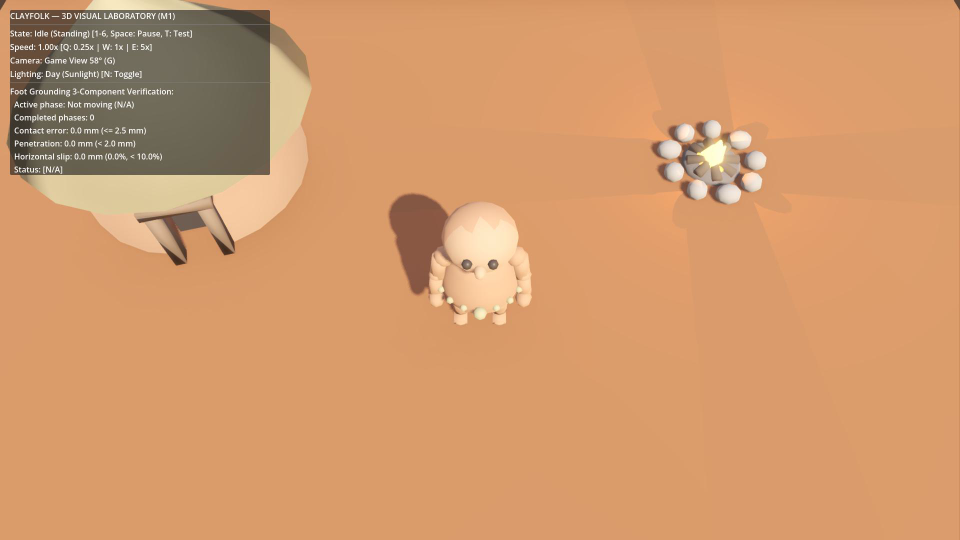
#> input picture godot/recordings/before_c02938a/tour_01_idle_game_view.png, 1920 x 1080 px, found by its file name (shown at 1/2 size)
$ python generate_comparison_sheets.py
#> lines starting #> are read from the running program, lines starting #| are printed output that depends on the picture
import os
import cv2
import numpy as np

repo_root = os.path.abspath(".")
rec_dir = os.path.join(repo_root, "godot", "recordings")
before_dir = os.path.join(rec_dir, "before_c02938a")
comp_dir = os.path.join(rec_dir, "comparisons")
os.makedirs(comp_dir, exist_ok=True)

def create_side_by_side(before_img, after_img, title, crop_box=None):
    if crop_box:
        # crop_box = (ymin, ymax, xmin, xmax) in normalized [0, 1]
        h, w = before_img.shape[:2]
        y1, y2 = int(crop_box[0] * h), int(crop_box[1] * h)
        x1, x2 = int(crop_box[2] * w), int(crop_box[3] * w)
        b_crop = before_img[y1:y2, x1:x2]
        a_crop = after_img[y1:y2, x1:x2]
    else:
        b_crop = before_img
        a_crop = after_img

    # Resize so both have same height
    h_target = 720
    w_b = int(b_crop.shape[1] * (h_target / b_crop.shape[0]))
    w_a = int(a_crop.shape[1] * (h_target / a_crop.shape[0]))
    b_res = cv2.resize(b_crop, (w_b, h_target))
    a_res = cv2.resize(a_crop, (w_a, h_target))

    # Header bar
    header_h = 70
    total_w = w_b + w_a + 20 # 20px divider
    canvas = np.zeros((h_target + header_h, total_w, 3), dtype=np.uint8)
    canvas[:] = (32, 30, 28) # dark background

    # Title
    cv2.putText(canvas, title, (20, 36), cv2.FONT_HERSHEY_DUPLEX, 0.9, (230, 230, 230), 2, cv2.LINE_AA)
    cv2.putText(canvas, "BEFORE: c02938a (Technical assembly)", (20, header_h - 10), cv2.FONT_HERSHEY_SIMPLEX, 0.65, (160, 160, 240), 1, cv2.LINE_AA)
    cv2.putText(canvas, "AFTER: Current (Organic Terracotta M1)", (w_b + 30, header_h - 10), cv2.FONT_HERSHEY_SIMPLEX, 0.65, (100, 220, 140), 2, cv2.LINE_AA)

    # Place images
    canvas[header_h:header_h + h_target, 0:w_b] = b_res
    canvas[header_h:header_h + h_target, w_b + 20:w_b + 20 + w_a] = a_res

    # Divider line
    canvas[header_h:header_h + h_target, w_b + 9:w_b + 11] = (100, 100, 100)

    return canvas

# 1. Wide Camp Game View
b_camp = cv2.imread(os.path.join(before_dir, "tour_01_idle_game_view.png"))
#> b_camp is the input picture: shape (1080, 1920, 3); mean B, G, R 108.4, 153.6, 209.5
a_camp = cv2.imread(os.path.join(rec_dir, "tour_01_idle_game_view.png"))
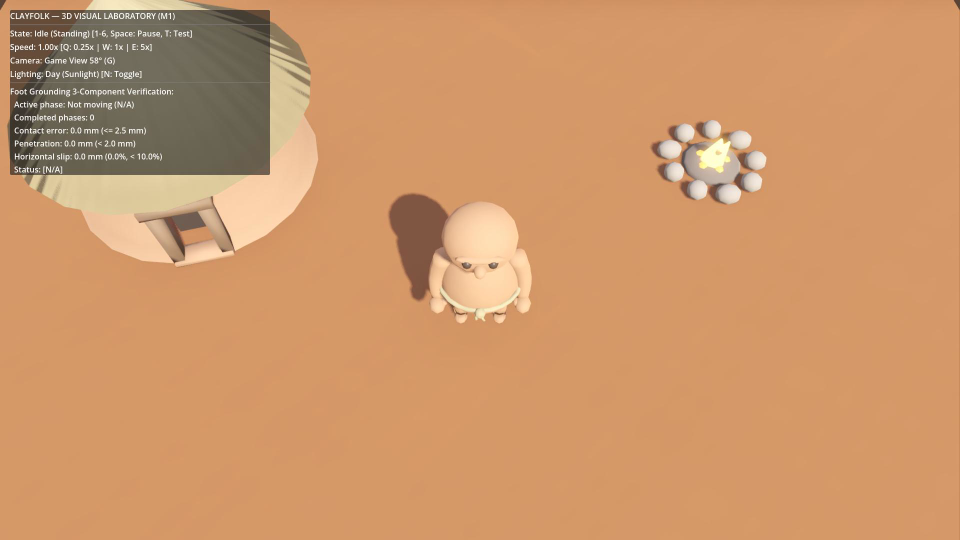
#> input picture godot/recordings/tour_01_idle_game_view.png, 1920 x 1080 px, found by its file name (shown at 1/2 size)
#> a_camp is the input picture: shape (1080, 1920, 3); mean B, G, R 106.4, 151, 204.7
if b_camp is not None and a_camp is not None:
    comp1 = create_side_by_side(b_camp, a_camp, "CLAYFOLK CAMP & ENVIRONMENT (58 deg GAME VIEW)")
#> in create_side_by_side, `canvas[header_h:header_h + h_target, w_b + 9:w_b + 11] = (100, 100, 100)`:
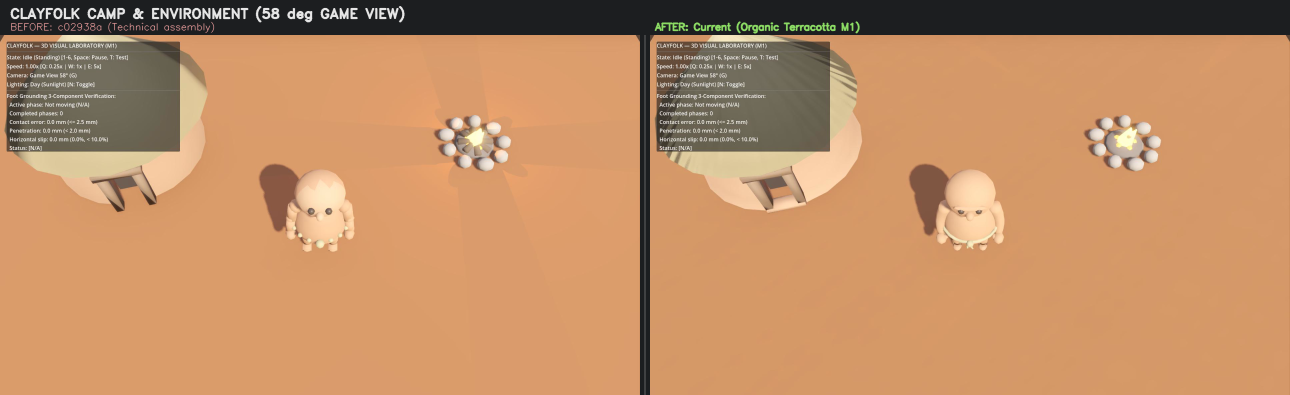
#> canvas: shape (790, 2580, 3) (shown at 1/2 size); mean of channels 0, 1, 2 101.1, 141.8, 191.1; drawn as B, G, R
    cv2.imwrite(os.path.join(comp_dir, "comparison_01_camp_view.png"), comp1)
    print("Created comparison_01_camp_view.png")

# 2. Character Front View (Full Figure)
b_front = cv2.imread(os.path.join(before_dir, "tour_03_walk_front_view.png"))
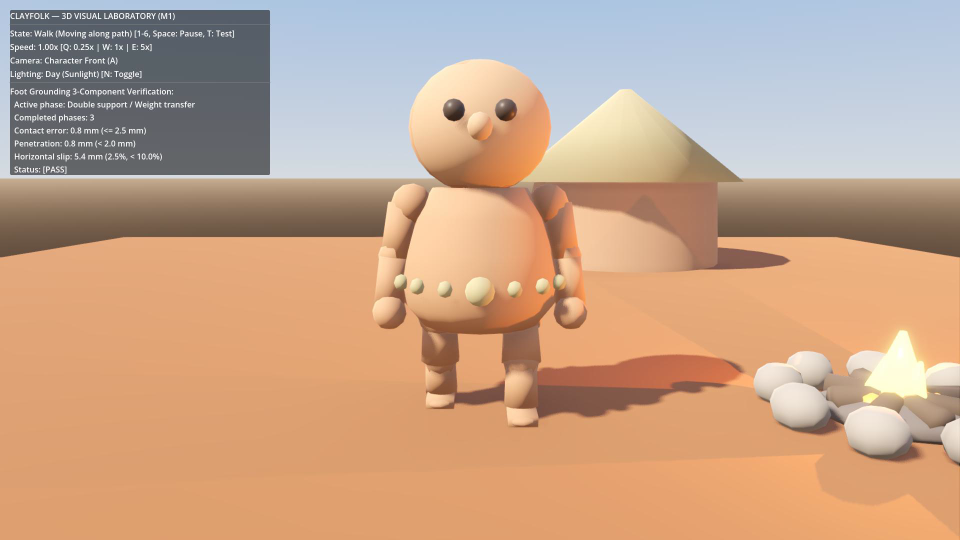
#> input picture godot/recordings/before_c02938a/tour_03_walk_front_view.png, 1920 x 1080 px, found by its file name (shown at 1/2 size)
#> b_front is the input picture: shape (1080, 1920, 3); mean B, G, R 138.5, 163.9, 198.5
a_front = cv2.imread(os.path.join(rec_dir, "tour_03_walk_front_view.png"))
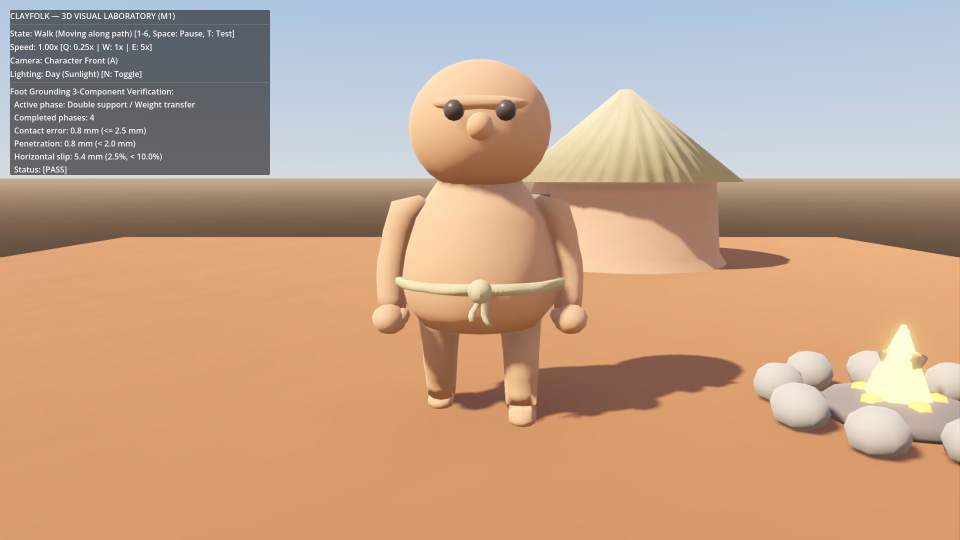
#> input picture godot/recordings/tour_03_walk_front_view.png, 1920 x 1080 px, found by its file name (shown at 1/2 size)
#> a_front is the input picture: shape (1080, 1920, 3); mean B, G, R 137.4, 161.6, 193.7
if b_front is not None and a_front is not None:
    comp2 = create_side_by_side(b_front, a_front, "RESIDENT FULL FIGURE (FRONT VIEW)")
#> call 2 of create_side_by_side, with title = 'RESIDENT FULL FIGURE (FRONT VIEW)'
#> in create_side_by_side (call 2), `canvas[header_h:header_h + h_target, w_b + 9:w_b + 11] = (100, 100, 100)`:
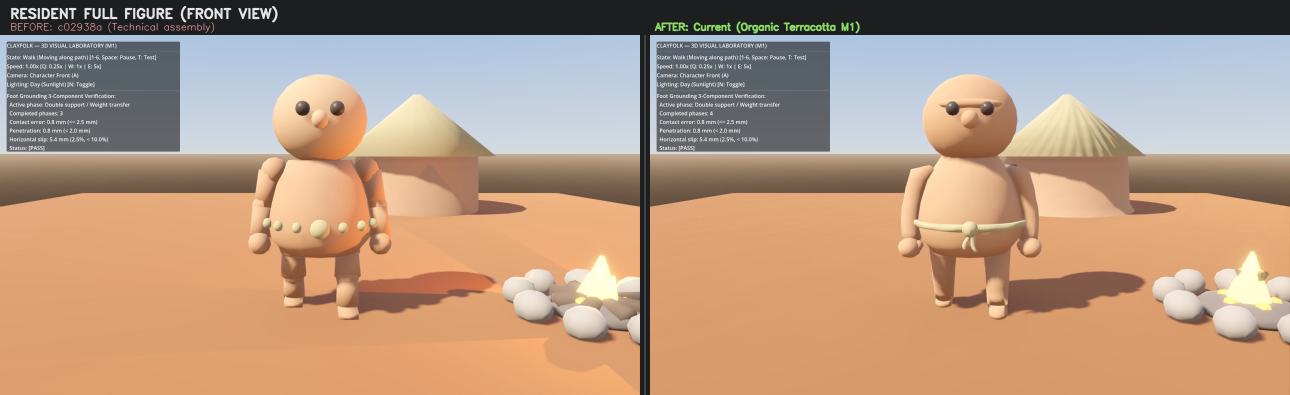
#> canvas: shape (790, 2580, 3) (shown at 1/2 size); mean of channels 0, 1, 2 128.6, 151, 180.9; drawn as B, G, R
    cv2.imwrite(os.path.join(comp_dir, "comparison_02_character_front.png"), comp2)
    print("Created comparison_02_character_front.png")

# 3. Character Profile View (Full Figure & Feet Grounding)
b_prof = cv2.imread(os.path.join(before_dir, "tour_05_walk_left_profile.png"))
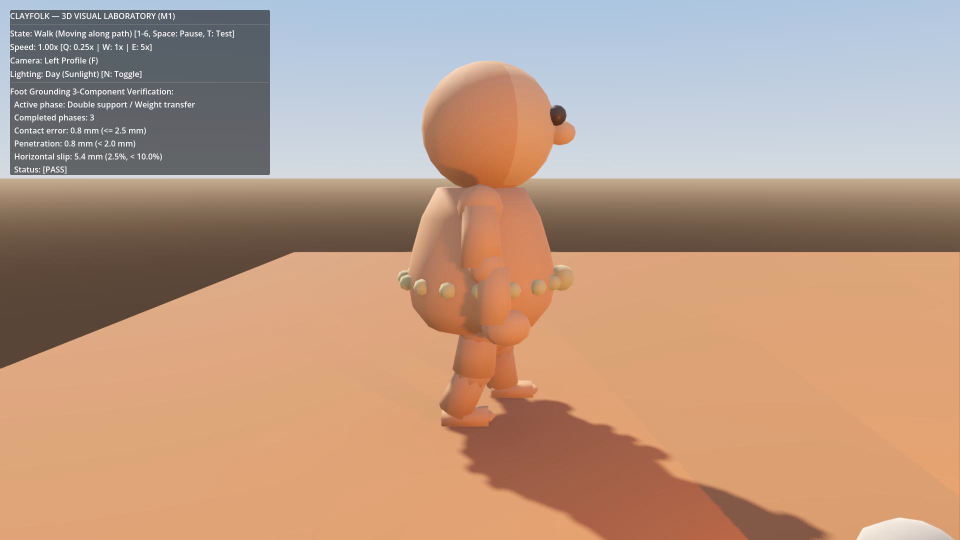
#> input picture godot/recordings/before_c02938a/tour_05_walk_left_profile.png, 1920 x 1080 px, found by its file name (shown at 1/2 size)
#> b_prof is the input picture: shape (1080, 1920, 3); mean B, G, R 133.3, 153.6, 186
a_prof = cv2.imread(os.path.join(rec_dir, "tour_05_walk_left_profile_slowmo.png"))
if b_prof is not None and a_prof is not None:
    comp3 = create_side_by_side(b_prof, a_prof, "RESIDENT PROFILE & FOOT GROUNDING (LEFT PROFILE)")
    cv2.imwrite(os.path.join(comp_dir, "comparison_03_character_profile.png"), comp3)
    print("Created comparison_03_character_profile.png")

# 4. Night Campfire Illumination
b_night = cv2.imread(os.path.join(before_dir, "tour_09_night_campfire.png"))
a_night = cv2.imread(os.path.join(rec_dir, "tour_10_night_campfire.png"))
if b_night is not None and a_night is not None:
    comp4 = create_side_by_side(b_night, a_night, "CAMPFIRE ILLUMINATION & FLAME GEOMETRY (NIGHT VIEW)")
    cv2.imwrite(os.path.join(comp_dir, "comparison_04_night_campfire.png"), comp4)
    print("Created comparison_04_night_campfire.png")

# 5. Close-up details: Waist knot and Head / Face
if b_front is not None and a_front is not None:
    # Crop central torso/head/waist
    crop_waist = (0.25, 0.85, 0.35, 0.65)
    comp5 = create_side_by_side(b_front, a_front, "CLOSE-UP DETAILS: HEAD, FACE & BRAIDED WAIST CORD", crop_box=crop_waist)
#> call 3 of create_side_by_side, with crop_box = (0.25, 0.85, 0.35, 0.65)
#> in create_side_by_side (call 3), `canvas[header_h:header_h + h_target, w_b + 9:w_b + 11] = (100, 100, 100)`:
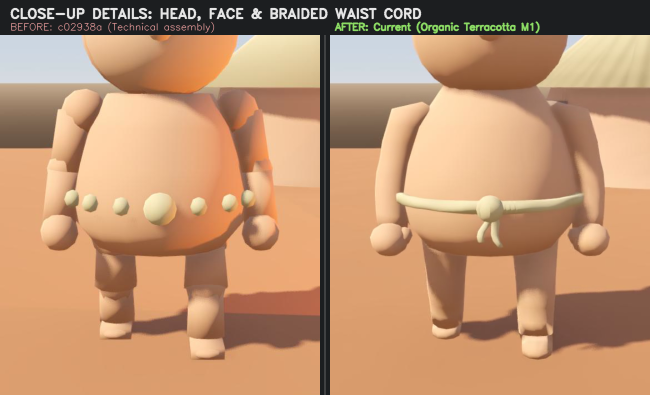
#> canvas: shape (790, 1300, 3) (shown at 1/2 size); mean of channels 0, 1, 2 111.6, 145.7, 189.3; drawn as B, G, R
    cv2.imwrite(os.path.join(comp_dir, "comparison_05_details_closeup.png"), comp5)
    print("Created comparison_05_details_closeup.png")

print(f"All comparison sheets saved in {comp_dir}")
